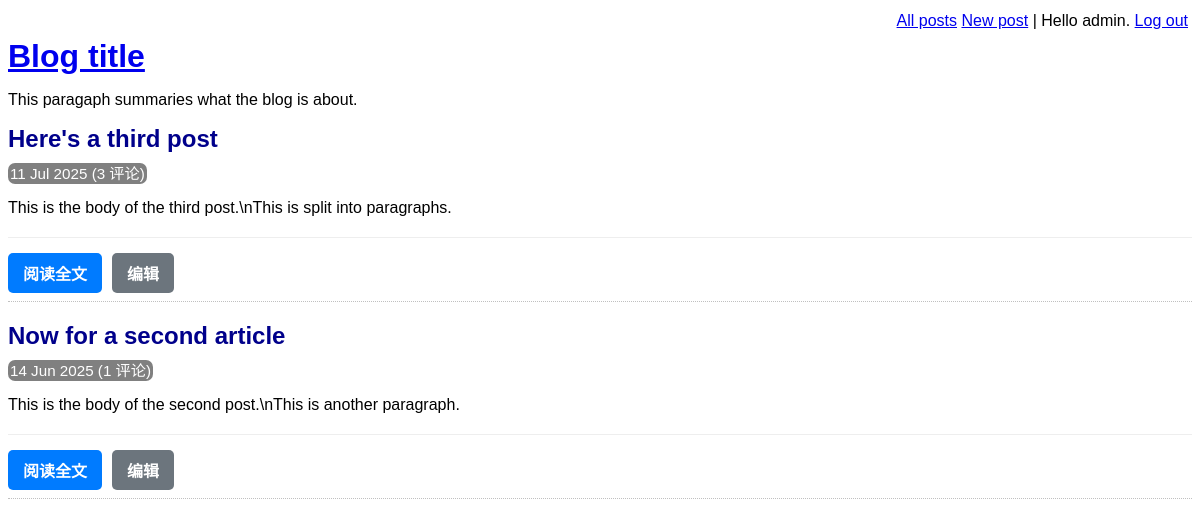
The app's page /index.php (signed in) with its own data.
### tables this page shows
CREATE TABLE post (
    id INTEGER PRIMARY KEY AUTOINCREMENT NOT NULL,
    title VARCHAR NOT NULL,
    body VARCHAR NOT NULL,
    user_id INTEGER NOT NULL,
    created_at VARCHAR NOT NULL,
    updated_at VARCHAR,
    FOREIGN KEY (user_id) REFERENCES user(id)
);

### lib/list-posts.php (called while the page is built, shortened)
<?php
function getAllPosts(PDO $pdo)
{
    $stmt = $pdo->query(
        'SELECT id, title, created_at, body
        FROM post
        ORDER BY created_at DESC'
    );
    return $stmt->fetchAll(PDO::FETCH_ASSOC);
}
?>

### lib/common.php (called while the page is built, shortened)
<?php
function htmlEscape($html)
{
    return htmlspecialchars($html, ENT_HTML5, 'UTF-8');
}
function convertSqlDate($sqlDate)
{
    $date = DateTime::createFromFormat('!Y-m-d', $sqlDate);
    return $date->format('d M Y');
}
function countCommentsForPost(PDO $pdo,$postId){
    $sql="
    SELECT
    COUNT(*) c
    FROM  comment
    WHERE post_id=:post_id
    ";
    $stmt=$pdo->prepare($sql);
    $stmt->execute(array('post_id'=>$postId));
    return (int) $stmt->fetchColumn();
}
function isLoggedIn(){
    return isset($_SESSION['logged_in_username']);
}
?>

### index.php (the view, shortened to what this page needs)
<?php
require 'lib/common.php';
require 'lib/list-posts.php';
try{
$pdo=getPDO();
$posts=getAllPosts($pdo);
}catch(PDOException $e){
die('Database error: ' . $e->getMessage());
}
?>
<!DOCTYPE html>
<html lang="en">
    <head>
     <?php  require 'templates/head.php'?>
        </head>
    <body>
    <header>
                <?php require 'templates/title.php' ?>
        </header>
        <div class="post-list">
            <?php  foreach ($posts as $row): ?>
                <div class="post-synopsis">
                    <h2>
                        <?php echo htmlEscape($row['title']) ?>
                    </h2>
                    <div class="meta">
                        <?php echo convertSqlDate($row['created_at']) ?>
                        (<?php echo countCommentsForPost($pdo,$row['id']) ?> 评论)
                    </div>
                    <p>
                        <?php echo htmlEscape($row['body']) ?>
                    </p>
                    <div class="post-controls">
                        <ul>
                            <li>
                                <a href="view-post.php?post_id=<?php echo $row['id'] ?>" class="btn btn-primary">
                                    阅读全文
                                </a>
                            </li>
                            <?php if (isLoggedIn()): ?>
                                <li>
                                    <a href="edit-post.php?post_id=<?php echo $row['id'] ?>" class="btn btn-secondary">
                                        编辑
                                    </a>
                                </li>
                            <?php endif; ?>
                        </ul>
                    </div>
                </div>
            <?php endforeach; ?>
        </div>
    </body>
</html>

### assets/main.css (style rules this page uses)
h1,h2,h3 { margin-top: 0; margin-bottom: 8px; }
body { font-family: sans-serif; }
.post-synopsis { padding-bottom: 8px; border-bottom: 1px dotted silver; margin-bottom: 20px; }
.post-synopsis h2, .post h2 { color: darkblue; }
.post .date, .post-synopsis .meta { color:white; background-color: grey; border-radius: 7px; padding:2px; display:inline; font-size:0.95em; }
.post-controls { margin-top: 20px; padding-top: 15px; border-top: 1px solid #eee; }
.post-controls ul { list-style-type: none; padding: 0; margin: 0; display: flex; gap: 10px; }
.btn { display: inline-block; padding: 8px 15px; border-radius: 5px; text-decoration: none; font-weight: bold; text-align: center; transition: all 0.3s ease; border: none; cursor: pointer; }
.btn-primary { background-color: #007bff; color: #ffffff; }
.btn-secondary { background-color: #6c757d; color: #ffffff; }

### records on screen
post: title "Here's a third post", created_at "11 Jul 2025", id "3", body "This is the body of the third post.\\nThis is split into paragraphs."
post: title "Now for a second article", created_at "14 Jun 2025", id "1", body "This is the body of the second post.\\nThis is another paragraph."

### other values on screen
htmlEscape(getAuthUser()) "admin"
htmlEscape('This paragaph summaries what the blog is about.') "This paragaph summaries what the blog is about."
